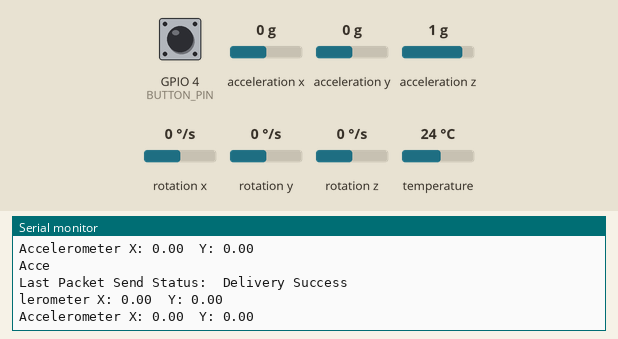
Recording of a sketch running on a simulated ESP32. Parts: the last lines printed to the serial monitor. The inputs (shaded band) are chosen by the test bench; at power-on: acceleration x 0 g, acceleration y 0 g, GPIO 4 (BUTTON_PIN) HIGH, acceleration z 1 g, rotation x 0 °/s, rotation y 0 °/s, rotation z 0 °/s, temperature 24 °C.

Above: at 2.2 s.
2.3 s: acceleration x set to -1.4 g
At 2.3 s:
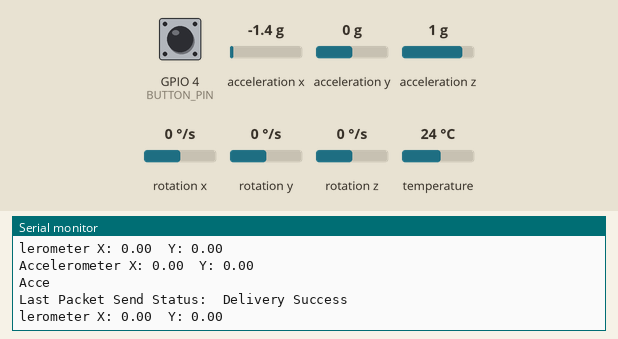
3.8 s: acceleration y set to -1.4 g
At 3.8 s:
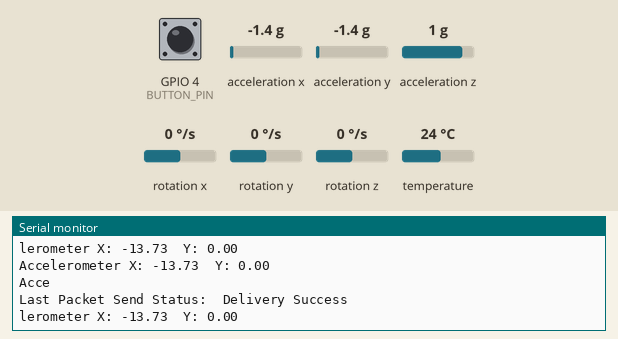
6.8 s: acceleration x set to -0.8 g
At 6.91 s:
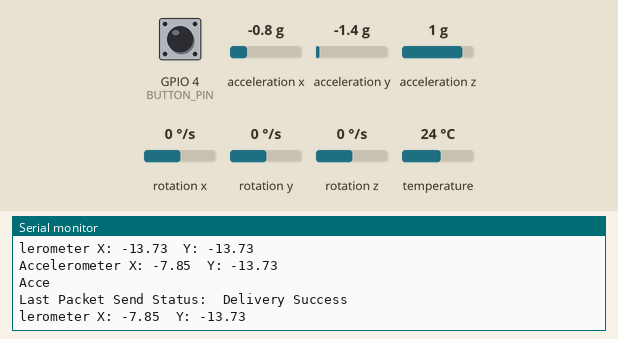
Timing chart, 0 to 9.8 s (numbered marks = the images above; inputs shaded):
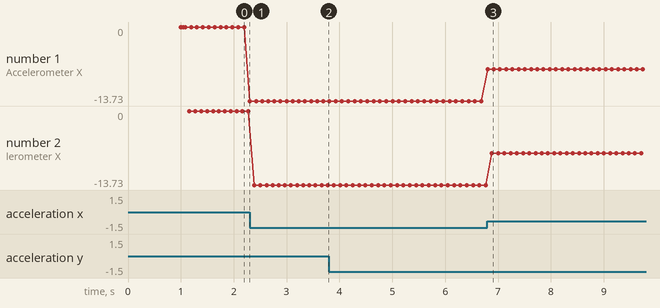

Measured:
- after the input at 6.8 s, the serial monitor: prints a new line at once (image 3)
- plotted number 1: 0 → -13.73 after the input at 2.3 s, -13.73 → -7.85 after the input at 6.8 s
- plotted number 2: 0 → -13.73 after the input at 2.3 s, -13.73 → -7.85 after the input at 6.8 s

The sketch:

final_transmitter.ino
```cpp
#include "esp_now.h"
#include "WiFi.h"
#include "Wire.h"
#include <Adafruit_MPU6050.h>
#include <Adafruit_Sensor.h>

// Receiver MAC Address
uint8_t broadcastAddress[] = {0x2C, 0xBC, 0xBB, 0x4C, 0x64, 0xB8};

// Struct to send data
typedef struct {
  bool f;
  bool b;
  bool l;
  bool r;
  bool stop;
} message;
message data;

// Create an object of the Adafruit_MPU6050 class
Adafruit_MPU6050 mpu;

// Initialize global variables
unsigned long timer = 0;
float x, y;
bool front = false, back = false, left = false, right = false;
const int BUTTON_PIN = 4; // Define button pin
bool stopCar = false;
bool lastButtonState = HIGH;

// Initialize a peer
esp_now_peer_info_t peerInfo;

// Function to be called upon callback
void OnDataSent(const uint8_t *mac_addr, esp_now_send_status_t status) {
  Serial.print("\r\nLast Packet Send Status:\t");
  Serial.println(status == ESP_NOW_SEND_SUCCESS ? "Delivery Success" : "Delivery Fail");
}

void setup() {
  Serial.begin(9600);
  pinMode(BUTTON_PIN, INPUT_PULLUP); // Configure the button pin`

  WiFi.mode(WIFI_STA);

  // Initialize esp-now
  if (esp_now_init() != 0) {
    Serial.println("Error Initializing ESP NOW");
    return;
  }

  // Register callback function
  esp_now_register_send_cb(OnDataSent);

  // Register peer
  memcpy(peerInfo.peer_addr, broadcastAddress, 6);
  peerInfo.channel = 0;
  peerInfo.encrypt = false;

  // Add peer
  if (esp_now_add_peer(&peerInfo) != 0) {
    Serial.println("Failed to add peer");
    return;
  }

  // Code for MPU6050 setup using Adafruit library (accelerometer only)
  Wire.setPins(21, 22); // If using custom I2C pins, otherwise can omit
  Wire.begin();

  if (!mpu.begin()) {
    Serial.println("Failed to initialize MPU6050!");
    while (1);
  }
  Serial.println("MPU6050 Initialized!");

  mpu.setAccelerometerRange(MPU6050_RANGE_2_G);
  mpu.setFilterBandwidth(MPU6050_BAND_21_HZ);

  delay(1000);
}

void loop() {
  // Check if the button is pressed and toggle stopCar state
  bool buttonState = digitalRead(BUTTON_PIN) == LOW; // Active LOW button
  if (buttonState && lastButtonState == HIGH) {
    stopCar = !stopCar;
  }
  lastButtonState = buttonState;

  data.stop = stopCar; // Set stop flag

  // Get accelerometer and gyroscope data from MPU6050
  sensors_event_t a, g, temp;
  mpu.getEvent(&a, &g, &temp);

  x = a.acceleration.x;
  y = a.acceleration.y;

  Serial.print("Accelerometer X: ");
  Serial.print(x);
  Serial.print("\tY: ");
  Serial.println(y);

  if ((millis() - timer) > 100) {
    if (!stopCar) {
      front = (x <= -5);
      back = (x >= 5);
      right = (y >= 5);
      left = (y <= -5);
    } else {
      front = back = left = right = false; // Stop movement
    }

    timer = millis();

    // Prepare the message to send
    data.f = front;
    data.b = back;
    data.l = left;
    data.r = right;

    // Send the message over ESP-NOW protocol
    esp_now_send(broadcastAddress, (uint8_t *)&data, sizeof(data));
  }
}
```
